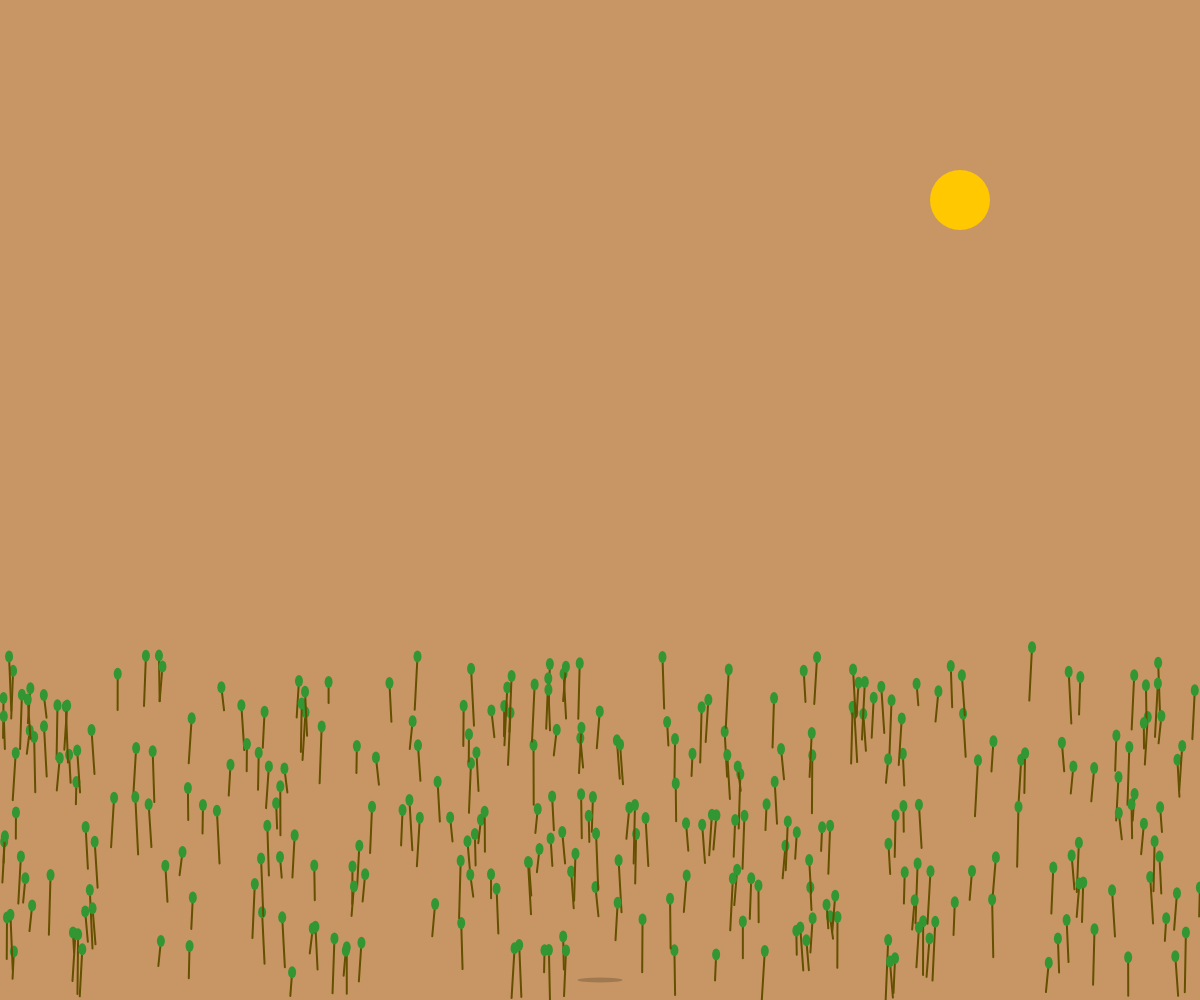
Frame 1 (no input)
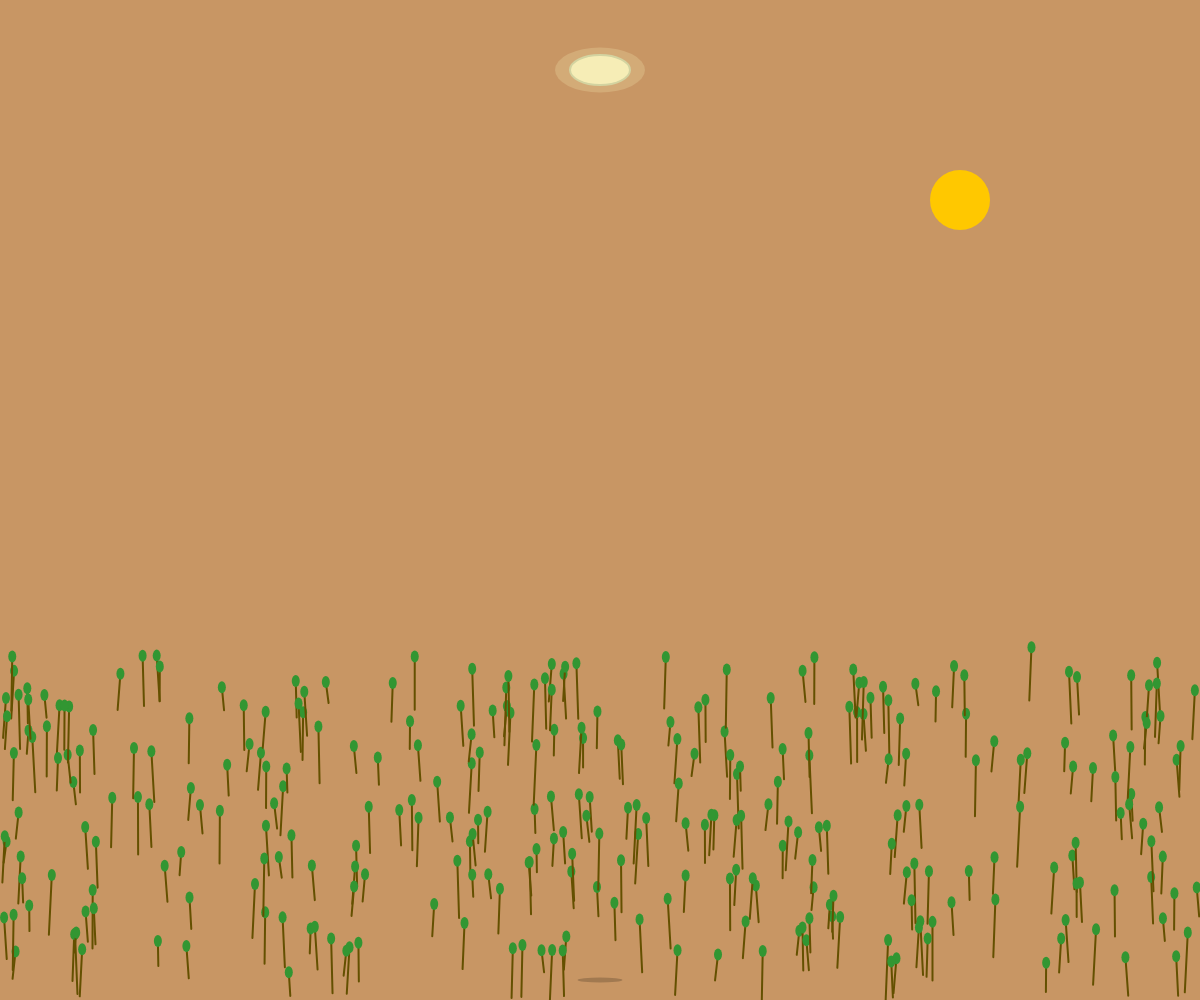
Frame 60 (no input)
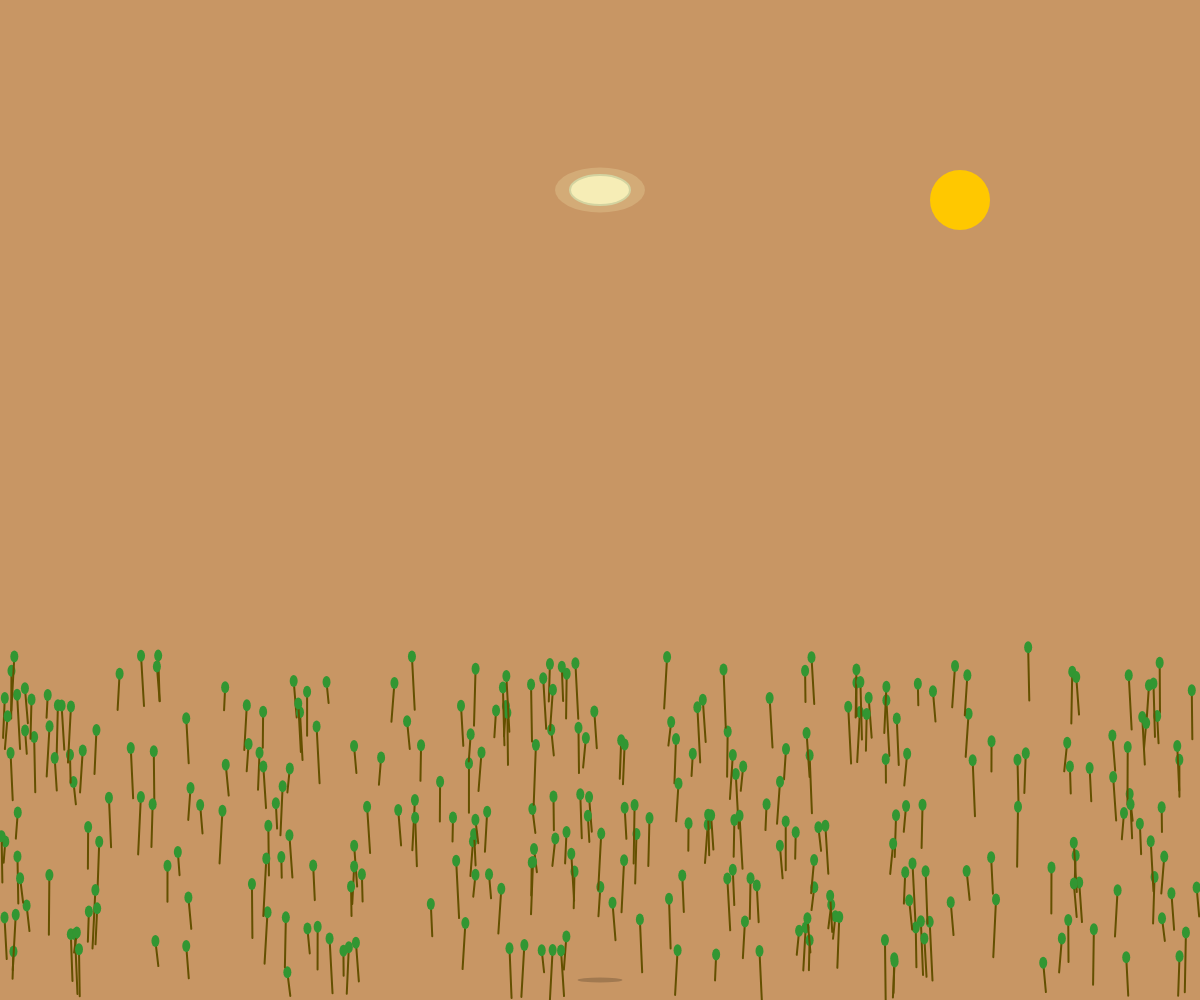
Frame 120 (the mouse pressed at the canvas centre since frame 60)

The p5.js sketch that drew these frames (run headless with seeded random() and noise() and a simulated clock; from frame 60 on, the mouse is pressed at the canvas centre):

// p5.js sketch
// ── sketch.js
let cornStalks = [];
let dustPlumes = [];
let ufo;
let skyColor;

function setup() {
  createCanvas(windowWidth, windowHeight);
  skyColor = color(200, 150, 100); // dusky sky

  // Create corn stalks
  for (let i = 0; i < 300; i++) {
    cornStalks.push({
      x: random(width),
      y: random(height * 0.7, height),
      height: random(20, 60),
      angle: random(-0.1, 0.1),
      swayOffset: random(TWO_PI)
    });
  }

  ufo = {
    x: width / 2,
    y: -50,
    radius: 30,
    speed: 2,
    hoverTimer: 0,
    hoverDuration: 100
  };
}

function draw() {
  background(skyColor);

  // Draw sun
  fill(255, 200, 0);
  noStroke();
  ellipse(width * 0.8, height * 0.2, 60, 60);

  // Update and draw corn stalks
  for (let stalk of cornStalks) {
    stalk.swayOffset += 0.02;
    let sway = sin(stalk.swayOffset) * 3;
    
    stroke(100, 80, 0);
    strokeWeight(2);
    line(stalk.x, stalk.y, stalk.x + sway, stalk.y - stalk.height);
    
    // Draw leaf at top
    fill(50, 150, 50);
    noStroke();
    ellipse(stalk.x + sway, stalk.y - stalk.height, 8, 12);
  }

  // Update and draw UFO
  ufo.y += ufo.speed;
  
  if (ufo.y > height / 2) {
    ufo.hoverTimer++;
    if (ufo.hoverTimer > ufo.hoverDuration) {
      ufo.speed = -3; // Ascend
    }
  } else {
    ufo.speed = 2; // Descend
    ufo.hoverTimer = 0;
  }

  // Create dust plumes when descending
  if (ufo.speed > 1 && ufo.y > height * 0.3) {
    for (let i = 0; i < 3; i++) {
      dustPlumes.push({
        x: random(ufo.x - 20, ufo.x + 20),
        y: ufo.y,
        size: random(5, 15),
        speed: random(0.5, 1.5)
      });
    }
  }

  // Update and draw dust plumes
  for (let i = dustPlumes.length - 1; i >= 0; i--) {
    let p = dustPlumes[i];
    p.y += p.speed;
    p.size *= 0.97;
    
    if (p.size < 1) {
      dustPlumes.splice(i, 1);
    } else {
      fill(200, 180, 150, 150);
      noStroke();
      ellipse(p.x, p.y, p.size, p.size * 0.6);
    }
  }

  // Draw UFO
  fill(255, 255, 200, 200);
  stroke(200, 200, 150);
  strokeWeight(2);
  ellipse(ufo.x, ufo.y, ufo.radius * 2, ufo.radius);

  // UFO glow
  noStroke();
  fill(255, 255, 200, 50);
  ellipse(ufo.x, ufo.y, ufo.radius * 3, ufo.radius * 1.5);

  // Draw shadow
  fill(0, 0, 0, 50);
  noStroke();
  ellipse(ufo.x, height - 20, ufo.radius * 1.5, 5);

  // Reset UFO position if it goes off screen
  if (ufo.y > height + 100) {
    ufo.y = -50;
  }
}

function windowResized() {
  resizeCanvas(windowWidth, windowHeight);
}
